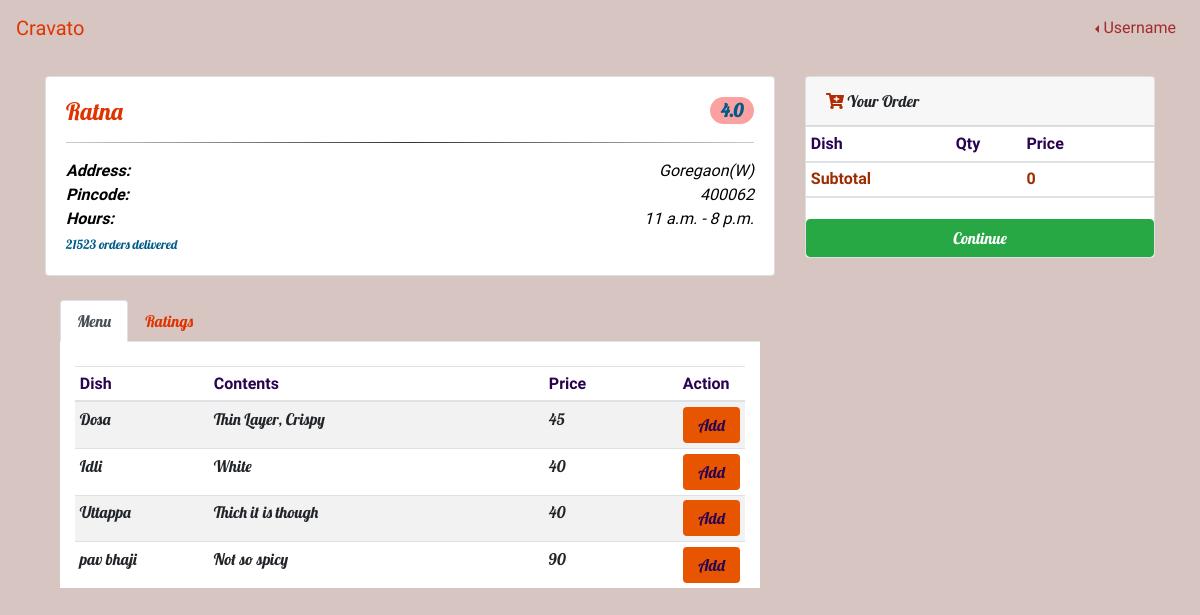
The page /user/orderrestaurant/1/ on the database its author committed.
### foodapp/models.py (models this page shows, shortened)
class RestaurantProfileInfo(models.Model):
    user=models.OneToOneField(User,related_name='restaurant_profile',on_delete=models.CASCADE)
    restaurant_name=models.CharField(max_length=64,blank=True)
    restaurant_mobile=models.CharField(max_length=20)
    restaurant_address=models.CharField(max_length=512,blank=True)
    restaurant_pincode=models.IntegerField()
    restaurant_starttime=models.TimeField(null=True)
    restaurant_endtime=models.TimeField(null=True)
    restaurant_avgrating=models.DecimalField(default=0,decimal_places=1,max_digits=2)
    restaurant_noofrating=models.IntegerField(default=0)
    restaurant_nooforder=models.IntegerField(default=0)
    restaurant_noofmenu=models.IntegerField(default=0)

class RestaurantMenu(models.Model):
    restaurant=models.ForeignKey(RestaurantProfileInfo,related_name='restaurant_menu',on_delete=models.CASCADE)
    dish=models.CharField(max_length=32)
    dish_description=models.CharField(max_length=256)
    dish_price=models.IntegerField()
    category=models.CharField(max_length=16)
    availability=models.BooleanField(default=True)
    speciality=models.BooleanField(default=False)

### foodapp/views.py (the view)
# urls.py: url(r'^orderrestaurant/(?P<id>\d+)/',views.order_from_restaurant,name='order_from_restaurant'),
def order_from_restaurant(request,id):
    restaurant=RestaurantProfileInfo.objects.get(id=id)
    ratings=Rating.objects.filter(rating_restaurant=restaurant)
    menus=RestaurantMenu.objects.filter(restaurant=restaurant)
    return render(request,'book.html',{'restaurant':restaurant,'menus':menus,'ratings':ratings})

### foodapp/templates/book.html (shortened to what this page needs)
<!DOCTYPE html>
{%load staticfiles%}
<html>
<head>
  	<link rel="stylesheet" href="https://maxcdn.bootstrapcdn.com/bootstrap/4.1.3/css/bootstrap.min.css">
    <link rel="stylesheet" href="https://use.fontawesome.com/releases/v5.2.0/css/all.css">
  	<link rel="stylesheet" type="text/css" href="{%static 'css/book.css'%}">
</head>
<body>
	<nav class="navbar sticky-top navbar-expand-md inner">
      <a class="navbar-brand cravato" href="#">Cravato</a>
      <div class="collapse navbar-collapse" id="navbarsExample04">
        <ul class="navbar-nav ml-auto">
          <li class="nav-item dropdown dropleft">
            <a class="nav-link dropdown-toggle" href="#" id="dropdown04" data-toggle="dropdown" aria-haspopup="true" aria-expanded="false">Username</a>
          </li>
        </ul>
      </div>
    </nav>
    <div class="container">
    <div class="row">
	    <div class="col-sm-8">
          	<div class="card eqht" style="margin-top:20px">
            	<div class="card-body">
	                <h4 class="card-title">{{restaurant.restaurant_name}}<span class="badge badge-pill rate" style="float: right;">{{restaurant.restaurant_avgrating}}</span></h4> <hr>
	                <div class="text-right" style="margin-top: 5px;">
	                  	<p class="card-text"><strong style="float: left;">Address:</strong> {{restaurant.restaurant_address}}
		                <br><strong style="float: left;">Pincode:</strong> {{restaurant.restaurant_pincode}}
		                <br><strong style="float: left;">Hours:</strong> {{restaurant.restaurant_starttime}} - {{restaurant.restaurant_endtime}}</p>
	                </div>
	                <small style="margin-top: 15px;">21523 orders delivered</small>
            	</div>
          	</div>
          	<div class="container">
			  <br>
			  <ul class="nav nav-tabs" role="tablist">
			    <li class="nav-item">
			      <a class="nav-link active restdetails" data-toggle="tab" href="#menu">Menu</a>
			    </li>
			    <li class="nav-item">
			      <a class="nav-link restdetails" data-toggle="tab" href="#rate" onclick="myFunction()">Ratings</a>
			    </li>
			  </ul>
			  <div class="tab-content">
			    <div id="menu" class="container tab-pane active"><br>
			      <table class="table table-sm table-striped table-hover" id="listtable">
                <thead>
                    <tr>
                        <th style="width: 20%"> Dish </th>
                        <th style="width: 50%" id="desc"> Contents </th>
                        <th style="width: 20%" id="desc"> Price </th>
                        <th style="width: 10%"> Action </th>
                    </tr>
                </thead>
                <tbody>
									{%for menu in menus%}
                    <tr>
                        <td id="currdish">{{menu.dish}}</td>
                        <td id="desc">{{menu.dish_description}}</td>
                        <td id="currprice">{{menu.dish_price}}</td>
                        <td>
													<button type="button" class="btn btn-block own">Add</button>
                        </td>
                    </tr>
                  {%endfor%}
                </tbody>
            </table>
			    </div>
			  </div>
			</div>
	    </div>
	    <div class="col-sm-4">
        <div class="card text-left" style="margin-top:20px">
          <div class="card-header text-left">
            <i class="fa fa-cart-plus" aria-hidden="true" style="color: #b22b03"></i> Your Order
          </div>
	        <table class="table table-sm table-hover" id="carttable">
				<thead>
				    <tr>
				      <th scope="col">Dish</th>
				      <th scope="col">Qty</th>
				      <th scope="col">Price</th>
							<th style="width:10%"></th>
				    </tr>
				</thead>
				<thead id="subtotal">
				    <tr>
				      <th id="subtotalcol1" scope="col">Subtotal</th>
				      <th id="subtotalcol2" scope="col"></th>
				      <th id="subtotalcol3" scope="col">0</th>
							<th></th>
				    </tr>
				</thead>
			</table>
			<div style="margin-top: 5px;">
                <button type="button" class="btn btn-block btn-success" id="finalsubmission">Continue</button>
            </div>
        </div>
      </div>
	</div>
	</div>
</body>
</html>

### foodapp/static/css/book.css (style rules this page uses)
body { background: #d6c5c0; font-family: 'Lobster'; }
nav { font-family: 'Courgette'; }
nav a.cravato { color: #e03400; }
nav div ul li a { color: brown; }
hr { border: 0; height: 1px; background: #333; background-image: -webkit-linear-gradient(left, #ccc, #333, #ccc); background-image: -moz-linear-gradient(left, #ccc, #333, #ccc); background-image: -ms-linear-gradient(left, #ccc, #333, #ccc); background-image: -o-linear-gradient(left, #ccc, #333, #ccc); }
.card div.card-body h4.card-title { color:#e03400; }
.card div.card-body div.text-right p.card-text { font-family: 'Courgette' !important; color: #000000; }
button.own { background: #e85500; color: #29034f; border: none; }
.card-body h4 span.rate { background: #fca1a1; color: #015c89; }
.card-body small { color:#015c89 ; }
#menu { background: #fff; background-size: cover; }
.card-text { font-style: italic; }
#menu table thead tr { font-family: 'Courgette'; color: #29034f; }
.card table thead tr { font-family: 'Courgette'; color: #29034f; }
#subtotal tr { color: rgb(158, 44, 3); }
ul li a.restdetails { color:#e03400; }

### rows shown on the page
RestaurantProfileInfo: restaurant_name "Ratna", restaurant_avgrating "4.0", restaurant_address "Goregaon(W)", restaurant_pincode "400062", restaurant_starttime "11 a.m.", restaurant_endtime "8 p.m."
RestaurantMenu: dish "Dosa", dish_description "Thin Layer, Crispy", dish_price "45"
RestaurantMenu: dish "Idli", dish_description "White", dish_price "40"
RestaurantMenu: dish "Uttappa", dish_description "Thich it is though", dish_price "40"
RestaurantMenu: dish "pav bhaji", dish_description "Not so spicy", dish_price "90"
